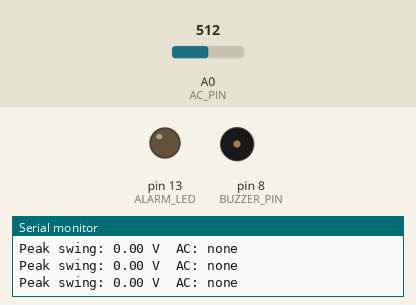
Simulated run of this sketch. Board: Arduino Uno, built with avr-gcc and run on an emulated ATmega328P. On the bench: output pins drawn as LEDs (lit = HIGH), buzzer (waves = sounding, pin HIGH), the last lines printed to the serial monitor. Inputs (shaded band) come from the test bench; at power-on: A0 (AC_PIN) = 512.

Above: at 1.2 s.
1.3 s: A0 (AC_PIN) set to 559
2.8 s: A0 (AC_PIN) set to 588
At 3.8 s:
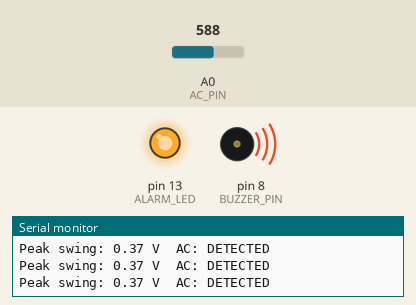
Timing chart, 0 to 5.8 s (numbered marks = the images above; inputs shaded):
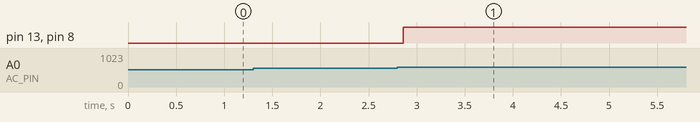

The sketch:

ac-voltage-detector.ino
```cpp
/*
  AC Voltage Detector — isolated module, buzzer + LED
  ------------------------------------------------------
  A ZMPT101B-style AC voltage sensor module measures AC
  voltage through its own isolation transformer and outputs
  a small AC signal centred on 2.5 V. The Arduino samples
  that signal many times, measures its peak deviation from
  the centre, and if it crosses the threshold it warns with
  a buzzer and an LED. Buzzer and LED are OFF on startup.

  Wiring:
    ZMPT101B OUT : A0
    ZMPT101B VCC : 5V, GND: GND
    Buzzer       : D8 (active buzzer, + to D8, - to GND)
    Alarm LED    : D13 (through a 220 ohm resistor to GND)
    Module AC in : to the AC source ONLY as the module
                   manual describes, in an enclosure.
  NEVER connect mains directly to the Arduino, a divider,
  or a breadboard. The module's isolation is the only thing
  between mains and the Arduino — see the README.
*/

// ---- Pin definitions ----
const int AC_PIN     = A0;  // ZMPT101B module analogue output
const int BUZZER_PIN = 8;   // Buzzer
const int ALARM_LED  = 13;  // Alarm LED

// ---- Thresholds ----
// The module output sits at ~2.5 V with no AC. Its peak
// swing grows with the AC voltage. Calibrate AC_THRESHOLD
// from Serial readings (see README) for your module/source.
const float CENTRE_VOLTAGE   = 2.5;  // Module output at zero AC
const float AC_THRESHOLD     = 0.30; // Peak swing (V) = AC present
const float CLEAR_THRESHOLD  = 0.20; // Below this = AC clear
const float ADC_REF          = 5.0;  // Arduino ADC reference (V)
const int   SAMPLE_COUNT     = 200;  // Fast samples per reading

bool acPresent = false;

float readPeakSwing() {
  float highest = CENTRE_VOLTAGE;
  float lowest  = CENTRE_VOLTAGE;
  for (int i = 0; i < SAMPLE_COUNT; i++) {
    float voltage = analogRead(AC_PIN) * ADC_REF / 1023.0;
    if (voltage > highest) highest = voltage;
    if (voltage < lowest)  lowest  = voltage;
  }
  // Peak deviation from the centre, whichever side is larger.
  float up   = highest - CENTRE_VOLTAGE;
  float down = CENTRE_VOLTAGE - lowest;
  return up > down ? up : down;
}

void setAlarm(bool on) {
  acPresent = on;
  digitalWrite(BUZZER_PIN, on ? HIGH : LOW);
  digitalWrite(ALARM_LED, on ? HIGH : LOW);
}

void setup() {
  pinMode(BUZZER_PIN, OUTPUT);
  pinMode(ALARM_LED, OUTPUT);

  // Safe defaults: buzzer and LED OFF on startup.
  setAlarm(false);

  Serial.begin(9600);
  Serial.println("AC Voltage Detector ready.");
  Serial.println("Warning: mains only via the isolated module.");
}

void loop() {
  float swing = readPeakSwing();

  // Hysteresis: ON above AC_THRESHOLD, OFF below CLEAR.
  if (!acPresent && swing > AC_THRESHOLD) {
    setAlarm(true);
    Serial.println("AC VOLTAGE DETECTED");
  } else if (acPresent && swing < CLEAR_THRESHOLD) {
    setAlarm(false);
    Serial.println("AC clear.");
  }

  Serial.print("Peak swing: ");
  Serial.print(swing, 2);
  Serial.print(" V  AC: ");
  Serial.println(acPresent ? "DETECTED" : "none");

  delay(250);
}
```

Measured:
- the behaviour switches between 572 and 573 on A0 (AC_PIN) (found by bisection; images 0 and 1)
- after the input at 2.8 s, pin 13 (ALARM_LED), pin 8 (BUZZER_PIN): LOW → HIGH after 0.06 s
